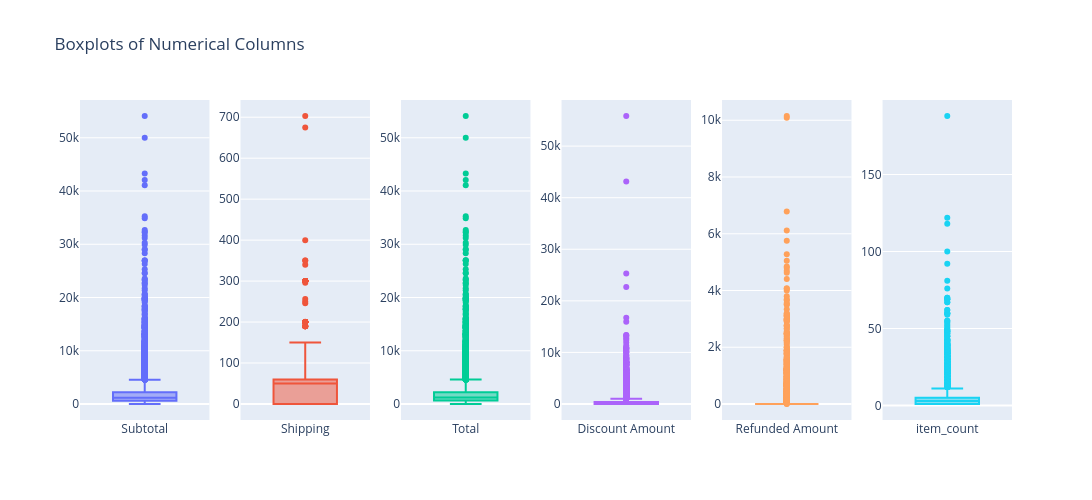

Notebook code for this chart:
### Code cell
fig = sp.make_subplots(rows=1, cols=len(numerical_columns))

for i, column in enumerate(numerical_columns, 1):
    fig.add_trace(go.Box(y=df[column], name=column), row=1, col=i)

fig.update_layout(
    title_text="Boxplots of Numerical Columns",
    showlegend=False,
    height=500,
    width=2000
)

fig.show()

### Figure 1 — Plotly figure (JSON) as saved in the notebook; plotly's stock layout.template omitted (floating-point values rounded to 4 significant figures; data arrays with more than 128 entries replaced by an {"elided": "..."} marker saying what was removed)
{"data": [{"name": "Subtotal", "type": "box", "xaxis": "x", "y": {"elided": "24894 float values"}, "yaxis": "y"}, {"name": "Shipping", "type": "box", "xaxis": "x2", "y": {"elided": "24894 float values"}, "yaxis": "y2"}, {"name": "Total", "type": "box", "xaxis": "x3", "y": {"elided": "24894 float values"}, "yaxis": "y3"}, {"name": "Discount Amount", "type": "box", "xaxis": "x4", "y": {"elided": "24894 float values"}, "yaxis": "y4"}, {"name": "Refunded Amount", "type": "box", "xaxis": "x5", "y": {"elided": "24894 float values"}, "yaxis": "y5"}, {"name": "item_count", "type": "box", "xaxis": "x6", "y": {"elided": "24894 int values"}, "yaxis": "y6"}], "layout": {"height": 500, "showlegend": false, "title": {"text": "Boxplots of Numerical Columns"}, "width": 2000, "xaxis": {"anchor": "y", "domain": [0, 0.1389]}, "xaxis2": {"anchor": "y2", "domain": [0.1722, 0.3111]}, "xaxis3": {"anchor": "y3", "domain": [0.3444, 0.4833]}, "xaxis4": {"anchor": "y4", "domain": [0.5167, 0.6556]}, "xaxis5": {"anchor": "y5", "domain": [0.6889, 0.8278]}, "xaxis6": {"anchor": "y6", "domain": [0.8611, 1]}, "yaxis": {"anchor": "x", "domain": [0, 1]}, "yaxis2": {"anchor": "x2", "domain": [0, 1]}, "yaxis3": {"anchor": "x3", "domain": [0, 1]}, "yaxis4": {"anchor": "x4", "domain": [0, 1]}, "yaxis5": {"anchor": "x5", "domain": [0, 1]}, "yaxis6": {"anchor": "x6", "domain": [0, 1]}}}
